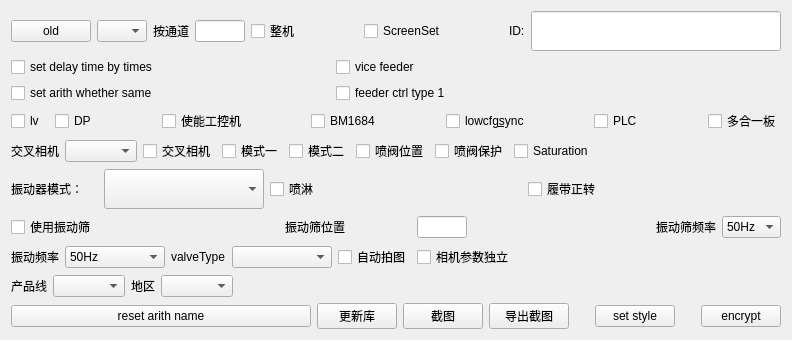
     <widget class="QWidget" name="page">
      <layout class="QVBoxLayout" name="verticalLayout_3">
       <item>
        <layout class="QHBoxLayout" name="horizontalLayout_24">
         <item>
          <widget class="QPushButton" name="oldBtn">
           <property name="text">
            <string notr="true">old</string>
           </property>
          </widget>
         </item>
         <item>
          <widget class="QComboBox" name="comboBox">
           <property name="maximumSize">
            <size>
             <width>50</width>
             <height>16777215</height>
            </size>
           </property>
          </widget>
         </item>
         <item>
          <widget class="QLabel" name="label_29">
           <property name="text">
            <string>按通道</string>
           </property>
          </widget>
         </item>
         <item>
          <widget class="myLineEdit" name="ageChute">
           <property name="minimumSize">
            <size>
             <width>50</width>
             <height>0</height>
            </size>
           </property>
           <property name="maximumSize">
            <size>
             <width>10</width>
             <height>16777215</height>
            </size>
           </property>
          </widget>
         </item>
         <item>
          <widget class="QCheckBox" name="ageAll">
           <property name="text">
            <string notr="true">整机</string>
           </property>
          </widget>
         </item>
         <item>
          <layout class="QHBoxLayout" name="horizontalLayout_23">
           <item>
            <spacer name="horizontalSpacer_16">
             <property name="orientation">
              <enum>Qt::Horizontal</enum>
             </property>
             <property name="sizeHint" stdset="0">
              <size>
               <width>40</width>
               <height>20</height>
              </size>
             </property>
            </spacer>
           </item>
           <item>
            <widget class="QCheckBox" name="screenSetCheckBox">
             <property name="text">
              <string>ScreenSet</string>
             </property>
            </widget>
           </item>
           <item>
            <spacer name="horizontalSpacer_9">
             <property name="orientation">
              <enum>Qt::Horizontal</enum>
             </property>
             <property name="sizeHint" stdset="0">
              <size>
               <width>40</width>
               <height>20</height>
              </size>
             </property>
            </spacer>
           </item>
           <item>
            <widget class="QLabel" name="label_2">
             <property name="maximumSize">
              <size>
               <width>50</width>
               <height>16777215</height>
              </size>
             </property>
             <property name="text">
              <string notr="true">ID:</string>
             </property>
            </widget>
           </item>
           <item>
            <widget class="myLineEdit" name="lineEdit">
             <property name="minimumSize">
              <size>
               <width>250</width>
               <height>40</height>
              </size>
             </property>
            </widget>
           </item>
          </layout>
         </item>
        </layout>
       </item>
       <item>
        <layout class="QHBoxLayout" name="horizontalLayout_22">
         <item>
          <layout class="QGridLayout" name="gridLayout_2">
           <item row="0" column="1">
            <widget class="QCheckBox" name="viceFeederCheckBox">
             <property name="text">
              <string notr="true">vice feeder </string>
             </property>
            </widget>
           </item>
           <item row="1" column="0">
            <widget class="QCheckBox" name="identifyParamsSetByTimescheckBox">
             <property name="text">
              <string notr="true">set arith whether same</string>
             </property>
            </widget>
           </item>
           <item row="0" column="0">
            <widget class="QCheckBox" name="delayTimeSetByTimescheckBox">
             <property name="text">
              <string notr="true">set delay time by times</string>
             </property>
            </widget>
           </item>
           <item row="1" column="1">
            <widget class="QCheckBox" name="feederCtrlType1CheckBox">
             <property name="text">
              <string notr="true">feeder ctrl type 1 </string>
             </property>
            </widget>
           </item>
          </layout>
         </item>
         <item>
          <widget class="QLabel" name="label_3">
           <property name="maximumSize">
            <size>
             <width>120</width>
             <height>120</height>
            </size>
           </property>
           <property name="text">
            <string/>
           </property>
          </widget>
         </item>
        </layout>
       </item>
       <item>
        <layout class="QHBoxLayout" name="horizontalLayout_16">
         <property name="spacing">
          <number>10</number>
         </property>
         <item>
          <widget class="QCheckBox" name="lvMachine">
           <property name="text">
            <string notr="true">lv</string>
           </property>
          </widget>
         </item>
         <item>
          <widget class="QCheckBox" name="dpMachine">
           <property name="text">
            <string notr="true">DP</string>
           </property>
          </widget>
         </item>
         <item>
          <spacer name="horizontalSpacer_4">
           <property name="orientation">
            <enum>Qt::Horizontal</enum>
           </property>
           <property name="sizeHint" stdset="0">
            <size>
             <width>40</width>
             <height>20</height>
            </size>
           </property>
          </spacer>
         </item>
         <item>
          <widget class="QCheckBox" name="ipcEnableCheckBox">
           <property name="text">
            <string notr="true">使能工控机</string>
           </property>
          </widget>
         </item>
         <item>
          <spacer name="horizontalSpacer_13">
           <property name="orientation">
            <enum>Qt::Horizontal</enum>
           </property>
           <property name="sizeHint" stdset="0">
            <size>
             <width>40</width>
             <height>20</height>
            </size>
           </property>
          </spacer>
         </item>
         <item>
          <widget class="QCheckBox" name="bmMachine">
           <property name="text">
            <string notr="true">BM1684</string>
           </property>
          </widget>
         </item>
         <item>
          <spacer name="horizontalSpacer_17">
           <property name="orientation">
            <enum>Qt::Horizontal</enum>
           </property>
           <property name="sizeHint" stdset="0">
            <size>
             <width>40</width>
             <height>20</height>
            </size>
           </property>
          </spacer>
         </item>
         <item>
          <widget class="QCheckBox" name="lowcfg_sync">
           <property name="text">
            <string notr="true">lowcfg&amp;sync</string>
           </property>
          </widget>
         </item>
         <item>
          <spacer name="horizontalSpacer_18">
           <property name="orientation">
            <enum>Qt::Horizontal</enum>
           </property>
           <property name="sizeHint" stdset="0">
            <size>
             <width>40</width>
             <height>20</height>
            </size>
           </property>
          </spacer>
         </item>
         <item>
          <widget class="QCheckBox" name="plcControl">
           <property name="text">
            <string notr="true">PLC</string>
           </property>
          </widget>
         </item>
         <item>
          <spacer name="horizontalSpacer">
           <property name="orientation">
            <enum>Qt::Horizontal</enum>
           </property>
           <property name="sizeHint" stdset="0">
            <size>
             <width>40</width>
             <height>20</height>
            </size>
           </property>
          </spacer>
         </item>
         <item>
          <widget class="QCheckBox" name="allInOne">
           <property name="text">
            <string>多合一板</string>
           </property>
          </widget>
         </item>
        </layout>
       </item>
       <item>
        <layout class="QHBoxLayout" name="horizontalLayout_18">
         <item>
          <widget class="QLabel" name="label_30">
           <property name="text">
            <string>交叉相机</string>
           </property>
          </widget>
         </item>
         <item>
          <widget class="QComboBox" name="crossModeCombox"/>
         </item>
         <item>
          <widget class="QCheckBox" name="crossCheckbox">
           <property name="text">
            <string notr="true">交叉相机</string>
           </property>
          </widget>
         </item>
         <item>
          <widget class="QCheckBox" name="crossMode1Checkbox">
           <property name="text">
            <string notr="true">模式一</string>
           </property>
          </widget>
         </item>
         <item>
          <widget class="QCheckBox" name="crossMode2Checkbox">
           <property name="text">
            <string notr="true">模式二</string>
           </property>
          </widget>
         </item>
         <item>
          <widget class="QCheckBox" name="vavleSite">
           <property name="text">
            <string notr="true">喷阀位置</string>
           </property>
          </widget>
         </item>
         <item>
          <widget class="QCheckBox" name="valveDefend">
           <property name="text">
            <string notr="true">喷阀保护</string>
           </property>
          </widget>
         </item>
         <item>
          <widget class="QCheckBox" name="imgSaturationEnable">
           <property name="text">
            <string>Saturation</string>
           </property>
          </widget>
         </item>
         <item>
          <spacer name="horizontalSpacer_26">
           <property name="orientation">
            <enum>Qt::Horizontal</enum>
           </property>
           <property name="sizeHint" stdset="0">
            <size>
             <width>40</width>
             <height>20</height>
            </size>
           </property>
          </spacer>
         </item>
        </layout>
       </item>
       <item>
        <layout class="QHBoxLayout" name="horizontalLayout_21">
         <item>
          <layout class="QHBoxLayout" name="horizontalLayout_19">
           <item>
            <widget class="QLabel" name="label_vib">
             <property name="text">
              <string notr="true">振动器模式：</string>
             </property>
            </widget>
           </item>
           <item>
            <widget class="QComboBox" name="vibMode">
             <property name="minimumSize">
              <size>
               <width>160</width>
               <height>40</height>
              </size>
             </property>
            </widget>
           </item>
          </layout>
         </item>
         <item>
          <widget class="QCheckBox" name="sprayCheckbox">
           <property name="text">
            <string notr="true">喷淋</string>
           </property>
          </widget>
         </item>
         <item>
          <widget class="QCheckBox" name="wheelRun">
           <property name="text">
            <string notr="true">履带正转</string>
           </property>
          </widget>
         </item>
        </layout>
       </item>
       <item>
        <layout class="QHBoxLayout" name="horizontalLayout_20">
         <item>
          <widget class="QCheckBox" name="vibUseEnable">
           <property name="text">
            <string notr="true">使用振动筛</string>
           </property>
          </widget>
         </item>
         <item>
          <spacer name="horizontalSpacer_5">
           <property name="orientation">
            <enum>Qt::Horizontal</enum>
           </property>
           <property name="sizeHint" stdset="0">
            <size>
             <width>40</width>
             <height>20</height>
            </size>
           </property>
          </spacer>
         </item>
         <item>
          <layout class="QHBoxLayout" name="horizontalLayout_12">
           <item>
            <widget class="QLabel" name="label_12">
             <property name="text">
              <string>振动筛位置</string>
             </property>
            </widget>
           </item>
           <item>
            <widget class="myLineEdit" name="vibPosEdit">
             <property name="minimumSize">
              <size>
               <width>50</width>
               <height>0</height>
              </size>
             </property>
             <property name="maximumSize">
              <size>
               <width>10</width>
               <height>16777215</height>
              </size>
             </property>
            </widget>
           </item>
          </layout>
         </item>
         <item>
          <spacer name="horizontalSpacer_6">
           <property name="orientation">
            <enum>Qt::Horizontal</enum>
           </property>
           <property name="sizeHint" stdset="0">
            <size>
             <width>40</width>
             <height>20</height>
            </size>
           </property>
          </spacer>
         </item>
         <item>
          <layout class="QHBoxLayout" name="horizontalLayout_13">
           <item>
            <widget class="QLabel" name="label_17">
             <property name="text">
              <string>振动筛频率</string>
             </property>
            </widget>
           </item>
           <item>
            <widget class="QComboBox" name="comboBox_vibFreq_2">
             <property name="minimumSize">
              <size>
               <width>0</width>
               <height>0</height>
              </size>
             </property>
             <property name="maximumSize">
              <size>
               <width>100</width>
               <height>16777215</height>
              </size>
             </property>
             <item>
              <property name="text">
               <string>50Hz</string>
              </property>
             </item>
             <item>
              <property name="text">
               <string>51Hz</string>
              </property>
             </item>
             <item>
              <property name="text">
               <string>30Hz</string>
              </property>
             </item>
            </widget>
           </item>
          </layout>
         </item>
        </layout>
       </item>
       <item>
        <layout class="QHBoxLayout" name="horizontalLayout_14">
         <item>
          <widget class="QLabel" name="label_16">
           <property name="text">
            <string>振动频率</string>
           </property>
          </widget>
         </item>
         <item>
          <widget class="QComboBox" name="comboBox_vibFreq">
           <property name="minimumSize">
            <size>
             <width>100</width>
             <height>0</height>
            </size>
           </property>
           <property name="maximumSize">
            <size>
             <width>200</width>
             <height>16777215</height>
            </size>
           </property>
           <item>
            <property name="text">
             <string>50Hz</string>
            </property>
           </item>
           <item>
            <property name="text">
             <string>51Hz</string>
            </property>
           </item>
          </widget>
         </item>
         <item>
          <widget class="QLabel" name="lblValveType">
           <property name="text">
            <string notr="true">valveType</string>
           </property>
          </widget>
         </item>
         <item>
          <widget class="QComboBox" name="comboBox_valveType">
           <property name="minimumSize">
            <size>
             <width>100</width>
             <height>20</height>
            </size>
           </property>
          </widget>
         </item>
         <item>
          <widget class="QCheckBox" name="autoImageCheckBox">
           <property name="text">
            <string notr="true">自动拍图</string>
           </property>
          </widget>
         </item>
         <item>
          <widget class="QCheckBox" name="camParaInCnfCheckBox">
           <property name="text">
            <string notr="true">相机参数独立</string>
           </property>
          </widget>
         </item>
         <item>
          <spacer name="horizontalSpacer_7">
           <property name="orientation">
            <enum>Qt::Horizontal</enum>
           </property>
           <property name="sizeHint" stdset="0">
            <size>
             <width>40</width>
             <height>20</height>
            </size>
           </property>
          </spacer>
         </item>
        </layout>
       </item>
       <item>
        <layout class="QHBoxLayout" name="horizontalLayout_46">
         <item>
          <layout class="QHBoxLayout" name="horizontalLayout_47">
           <item>
            <widget class="QLabel" name="label_26">
             <property name="text">
              <string>产品线</string>
             </property>
            </widget>
           </item>
           <item>
            <widget class="QComboBox" name="comboBox_2"/>
           </item>
          </layout>
         </item>
         <item>
          <layout class="QHBoxLayout" name="horizontalLayout_48">
           <item>
            <widget class="QLabel" name="label_27">
             <property name="text">
              <string>地区</string>
             </property>
            </widget>
           </item>
           <item>
            <widget class="QComboBox" name="comboBox_5"/>
           </item>
           <item>
            <spacer name="horizontalSpacer_25">
             <property name="orientation">
              <enum>Qt::Horizontal</enum>
             </property>
             <property name="sizeHint" stdset="0">
              <size>
               <width>40</width>
               <height>20</height>
              </size>
             </property>
            </spacer>
           </item>
          </layout>
         </item>
        </layout>
       </item>
       <item>
        <layout class="QHBoxLayout" name="horizontalLayout_17">
         <item>
          <widget class="QPushButton" name="resetModeName">
           <property name="minimumSize">
            <size>
             <width>300</width>
             <height>0</height>
            </size>
           </property>
           <property name="text">
            <string notr="true">reset arith name</string>
           </property>
          </widget>
         </item>
         <item>
          <widget class="QPushButton" name="updateWifiBtn">
           <property name="text">
            <string>更新库</string>
           </property>
          </widget>
         </item>
         <item>
          <widget class="QPushButton" name="screenShot">
           <property name="text">
            <string>截图</string>
           </property>
          </widget>
         </item>
         <item>
          <widget class="QPushButton" name="pushButton_12">
           <property name="text">
            <string>导出截图</string>
           </property>
          </widget>
         </item>
         <item>
          <spacer name="horizontalSpacer_2">
           <property name="orientation">
            <enum>Qt::Horizontal</enum>
           </property>
           <property name="sizeHint" stdset="0">
            <size>
             <width>20</width>
             <height>0</height>
            </size>
           </property>
          </spacer>
         </item>
         <item>
          <widget class="QPushButton" name="changelogoBtn">
           <property name="text">
            <string notr="true">set style</string>
           </property>
          </widget>
         </item>
         <item>
          <spacer name="horizontalSpacer_3">
           <property name="orientation">
            <enum>Qt::Horizontal</enum>
           </property>
           <property name="sizeHint" stdset="0">
            <size>
             <width>20</width>
             <height>0</height>
            </size>
           </property>
          </spacer>
         </item>
         <item>
          <widget class="QPushButton" name="encryptBtn">
           <property name="text">
            <string notr="true">encrypt</string>
           </property>
          </widget>
         </item>
        </layout>
       </item>
      </layout>
     </widget>
